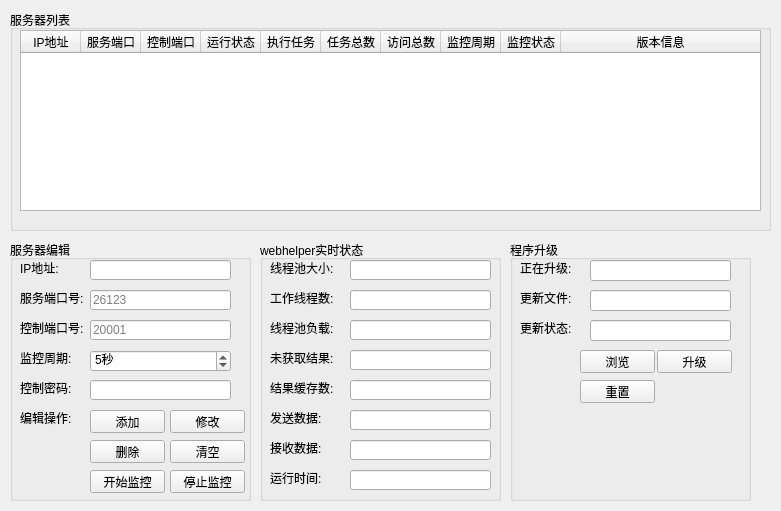
<?xml version="1.0" encoding="UTF-8"?>
<ui version="4.0">
 <class>TabServerWidget</class>
 <widget class="QWidget" name="TabServerWidget">
  <property name="geometry">
   <rect>
    <x>0</x>
    <y>0</y>
    <width>781</width>
    <height>511</height>
   </rect>
  </property>
  <property name="windowTitle">
   <string>Form</string>
  </property>
  <widget class="QGroupBox" name="grpBoxServerEdit">
   <property name="geometry">
    <rect>
     <x>10</x>
     <y>240</y>
     <width>241</width>
     <height>261</height>
    </rect>
   </property>
   <property name="title">
    <string>服务器编辑</string>
   </property>
   <widget class="QLabel" name="labelA0">
    <property name="geometry">
     <rect>
      <x>10</x>
      <y>20</y>
      <width>61</width>
      <height>16</height>
     </rect>
    </property>
    <property name="text">
     <string>IP地址:</string>
    </property>
   </widget>
   <widget class="QLabel" name="labelA1">
    <property name="geometry">
     <rect>
      <x>10</x>
      <y>50</y>
      <width>71</width>
      <height>16</height>
     </rect>
    </property>
    <property name="text">
     <string>服务端口号:</string>
    </property>
   </widget>
   <widget class="QLineEdit" name="lineIpAddr">
    <property name="geometry">
     <rect>
      <x>80</x>
      <y>20</y>
      <width>141</width>
      <height>20</height>
     </rect>
    </property>
    <property name="text">
     <string/>
    </property>
   </widget>
   <widget class="QLineEdit" name="lineServerPort">
    <property name="geometry">
     <rect>
      <x>80</x>
      <y>50</y>
      <width>141</width>
      <height>20</height>
     </rect>
    </property>
    <property name="text">
     <string/>
    </property>
    <property name="placeholderText">
     <string>26123</string>
    </property>
   </widget>
   <widget class="QLineEdit" name="lineCtrlPort">
    <property name="geometry">
     <rect>
      <x>80</x>
      <y>80</y>
      <width>141</width>
      <height>20</height>
     </rect>
    </property>
    <property name="text">
     <string/>
    </property>
    <property name="placeholderText">
     <string>20001</string>
    </property>
   </widget>
   <widget class="QLabel" name="labelA5">
    <property name="geometry">
     <rect>
      <x>10</x>
      <y>170</y>
      <width>61</width>
      <height>16</height>
     </rect>
    </property>
    <property name="text">
     <string>编辑操作:</string>
    </property>
   </widget>
   <widget class="QLineEdit" name="lineCtrlPwd">
    <property name="geometry">
     <rect>
      <x>80</x>
      <y>140</y>
      <width>141</width>
      <height>20</height>
     </rect>
    </property>
    <property name="text">
     <string/>
    </property>
    <property name="echoMode">
     <enum>QLineEdit::Password</enum>
    </property>
   </widget>
   <widget class="QLabel" name="labelA4">
    <property name="geometry">
     <rect>
      <x>10</x>
      <y>140</y>
      <width>61</width>
      <height>16</height>
     </rect>
    </property>
    <property name="text">
     <string>控制密码:</string>
    </property>
   </widget>
   <widget class="QLabel" name="labelA3">
    <property name="geometry">
     <rect>
      <x>10</x>
      <y>110</y>
      <width>61</width>
      <height>16</height>
     </rect>
    </property>
    <property name="text">
     <string>监控周期:</string>
    </property>
   </widget>
   <widget class="QSpinBox" name="spinBoxMonitorPeriod">
    <property name="geometry">
     <rect>
      <x>80</x>
      <y>110</y>
      <width>141</width>
      <height>22</height>
     </rect>
    </property>
    <property name="buttonSymbols">
     <enum>QAbstractSpinBox::UpDownArrows</enum>
    </property>
    <property name="specialValueText">
     <string/>
    </property>
    <property name="suffix">
     <string>秒</string>
    </property>
    <property name="minimum">
     <number>1</number>
    </property>
    <property name="maximum">
     <number>3600</number>
    </property>
    <property name="value">
     <number>5</number>
    </property>
   </widget>
   <widget class="QLabel" name="labelA2">
    <property name="geometry">
     <rect>
      <x>10</x>
      <y>80</y>
      <width>71</width>
      <height>16</height>
     </rect>
    </property>
    <property name="text">
     <string>控制端口号:</string>
    </property>
   </widget>
   <widget class="QPushButton" name="btnSrvAdd">
    <property name="geometry">
     <rect>
      <x>80</x>
      <y>170</y>
      <width>75</width>
      <height>23</height>
     </rect>
    </property>
    <property name="text">
     <string>添加</string>
    </property>
   </widget>
   <widget class="QPushButton" name="btnSrvModify">
    <property name="geometry">
     <rect>
      <x>160</x>
      <y>170</y>
      <width>75</width>
      <height>23</height>
     </rect>
    </property>
    <property name="text">
     <string>修改</string>
    </property>
   </widget>
   <widget class="QPushButton" name="btnSrvDelete">
    <property name="geometry">
     <rect>
      <x>80</x>
      <y>200</y>
      <width>75</width>
      <height>23</height>
     </rect>
    </property>
    <property name="text">
     <string>删除</string>
    </property>
   </widget>
   <widget class="QPushButton" name="btnSrvStartMonitor">
    <property name="geometry">
     <rect>
      <x>80</x>
      <y>230</y>
      <width>75</width>
      <height>23</height>
     </rect>
    </property>
    <property name="text">
     <string>开始监控</string>
    </property>
   </widget>
   <widget class="QPushButton" name="btnSrvStopMonitor">
    <property name="geometry">
     <rect>
      <x>160</x>
      <y>230</y>
      <width>75</width>
      <height>23</height>
     </rect>
    </property>
    <property name="text">
     <string>停止监控</string>
    </property>
   </widget>
   <widget class="QPushButton" name="btnSrvClearList">
    <property name="geometry">
     <rect>
      <x>160</x>
      <y>200</y>
      <width>75</width>
      <height>23</height>
     </rect>
    </property>
    <property name="text">
     <string>清空</string>
    </property>
   </widget>
  </widget>
  <widget class="QGroupBox" name="grpBoxUpdate">
   <property name="geometry">
    <rect>
     <x>510</x>
     <y>240</y>
     <width>241</width>
     <height>261</height>
    </rect>
   </property>
   <property name="title">
    <string>程序升级</string>
   </property>
   <widget class="QLabel" name="labelC0">
    <property name="geometry">
     <rect>
      <x>10</x>
      <y>20</y>
      <width>61</width>
      <height>16</height>
     </rect>
    </property>
    <property name="text">
     <string>正在升级:</string>
    </property>
   </widget>
   <widget class="QLabel" name="labelC1">
    <property name="geometry">
     <rect>
      <x>10</x>
      <y>50</y>
      <width>61</width>
      <height>16</height>
     </rect>
    </property>
    <property name="text">
     <string>更新文件:</string>
    </property>
   </widget>
   <widget class="QLineEdit" name="lineUpdateFilePath">
    <property name="geometry">
     <rect>
      <x>80</x>
      <y>50</y>
      <width>141</width>
      <height>21</height>
     </rect>
    </property>
    <property name="styleSheet">
     <string notr="true"/>
    </property>
    <property name="text">
     <string/>
    </property>
    <property name="frame">
     <bool>true</bool>
    </property>
    <property name="alignment">
     <set>Qt::AlignLeading|Qt::AlignLeft|Qt::AlignVCenter</set>
    </property>
    <property name="dragEnabled">
     <bool>false</bool>
    </property>
    <property name="readOnly">
     <bool>false</bool>
    </property>
   </widget>
   <widget class="QPushButton" name="btnUpdate">
    <property name="geometry">
     <rect>
      <x>147</x>
      <y>110</y>
      <width>75</width>
      <height>23</height>
     </rect>
    </property>
    <property name="text">
     <string>升级</string>
    </property>
   </widget>
   <widget class="QLabel" name="labelC2">
    <property name="geometry">
     <rect>
      <x>10</x>
      <y>80</y>
      <width>61</width>
      <height>16</height>
     </rect>
    </property>
    <property name="text">
     <string>更新状态:</string>
    </property>
   </widget>
   <widget class="QPushButton" name="btnScanFile">
    <property name="geometry">
     <rect>
      <x>70</x>
      <y>110</y>
      <width>75</width>
      <height>23</height>
     </rect>
    </property>
    <property name="text">
     <string>浏览</string>
    </property>
   </widget>
   <widget class="QPushButton" name="btnReset">
    <property name="geometry">
     <rect>
      <x>70</x>
      <y>140</y>
      <width>75</width>
      <height>23</height>
     </rect>
    </property>
    <property name="text">
     <string>重置</string>
    </property>
   </widget>
   <widget class="QLineEdit" name="lineUpdateState">
    <property name="geometry">
     <rect>
      <x>80</x>
      <y>80</y>
      <width>141</width>
      <height>21</height>
     </rect>
    </property>
    <property name="styleSheet">
     <string notr="true"/>
    </property>
    <property name="text">
     <string/>
    </property>
    <property name="frame">
     <bool>true</bool>
    </property>
    <property name="alignment">
     <set>Qt::AlignLeading|Qt::AlignLeft|Qt::AlignVCenter</set>
    </property>
    <property name="dragEnabled">
     <bool>false</bool>
    </property>
    <property name="readOnly">
     <bool>true</bool>
    </property>
   </widget>
   <widget class="QLineEdit" name="lineUpdatingServer">
    <property name="geometry">
     <rect>
      <x>80</x>
      <y>20</y>
      <width>141</width>
      <height>21</height>
     </rect>
    </property>
    <property name="styleSheet">
     <string notr="true"/>
    </property>
    <property name="text">
     <string/>
    </property>
    <property name="frame">
     <bool>true</bool>
    </property>
    <property name="alignment">
     <set>Qt::AlignLeading|Qt::AlignLeft|Qt::AlignVCenter</set>
    </property>
    <property name="dragEnabled">
     <bool>false</bool>
    </property>
    <property name="readOnly">
     <bool>true</bool>
    </property>
   </widget>
  </widget>
  <widget class="QGroupBox" name="grpBoxRtState">
   <property name="geometry">
    <rect>
     <x>260</x>
     <y>240</y>
     <width>241</width>
     <height>261</height>
    </rect>
   </property>
   <property name="title">
    <string>webhelper实时状态</string>
   </property>
   <widget class="QLabel" name="labelB5">
    <property name="geometry">
     <rect>
      <x>10</x>
      <y>170</y>
      <width>61</width>
      <height>16</height>
     </rect>
    </property>
    <property name="text">
     <string>发送数据:</string>
    </property>
   </widget>
   <widget class="QLineEdit" name="lineSendSize">
    <property name="geometry">
     <rect>
      <x>90</x>
      <y>170</y>
      <width>141</width>
      <height>20</height>
     </rect>
    </property>
    <property name="styleSheet">
     <string notr="true"/>
    </property>
    <property name="text">
     <string/>
    </property>
    <property name="alignment">
     <set>Qt::AlignRight|Qt::AlignTrailing|Qt::AlignVCenter</set>
    </property>
    <property name="readOnly">
     <bool>true</bool>
    </property>
   </widget>
   <widget class="QLineEdit" name="lineRecvSize">
    <property name="geometry">
     <rect>
      <x>90</x>
      <y>200</y>
      <width>141</width>
      <height>20</height>
     </rect>
    </property>
    <property name="styleSheet">
     <string notr="true"/>
    </property>
    <property name="text">
     <string/>
    </property>
    <property name="alignment">
     <set>Qt::AlignRight|Qt::AlignTrailing|Qt::AlignVCenter</set>
    </property>
    <property name="readOnly">
     <bool>true</bool>
    </property>
   </widget>
   <widget class="QLabel" name="labelB6">
    <property name="geometry">
     <rect>
      <x>10</x>
      <y>200</y>
      <width>61</width>
      <height>16</height>
     </rect>
    </property>
    <property name="text">
     <string>接收数据:</string>
    </property>
   </widget>
   <widget class="QLabel" name="labelB0">
    <property name="geometry">
     <rect>
      <x>10</x>
      <y>20</y>
      <width>71</width>
      <height>16</height>
     </rect>
    </property>
    <property name="text">
     <string>线程池大小:</string>
    </property>
   </widget>
   <widget class="QLineEdit" name="lineThreadPoolSize">
    <property name="geometry">
     <rect>
      <x>90</x>
      <y>20</y>
      <width>141</width>
      <height>20</height>
     </rect>
    </property>
    <property name="styleSheet">
     <string notr="true"/>
    </property>
    <property name="text">
     <string/>
    </property>
    <property name="alignment">
     <set>Qt::AlignRight|Qt::AlignTrailing|Qt::AlignVCenter</set>
    </property>
    <property name="readOnly">
     <bool>true</bool>
    </property>
   </widget>
   <widget class="QLineEdit" name="lineWorkThreadCount">
    <property name="geometry">
     <rect>
      <x>90</x>
      <y>50</y>
      <width>141</width>
      <height>20</height>
     </rect>
    </property>
    <property name="styleSheet">
     <string notr="true"/>
    </property>
    <property name="text">
     <string/>
    </property>
    <property name="alignment">
     <set>Qt::AlignRight|Qt::AlignTrailing|Qt::AlignVCenter</set>
    </property>
    <property name="readOnly">
     <bool>true</bool>
    </property>
   </widget>
   <widget class="QLabel" name="labelB1">
    <property name="geometry">
     <rect>
      <x>10</x>
      <y>50</y>
      <width>71</width>
      <height>16</height>
     </rect>
    </property>
    <property name="text">
     <string>工作线程数:</string>
    </property>
   </widget>
   <widget class="QLineEdit" name="lineRunTime">
    <property name="geometry">
     <rect>
      <x>90</x>
      <y>230</y>
      <width>141</width>
      <height>20</height>
     </rect>
    </property>
    <property name="styleSheet">
     <string notr="true"/>
    </property>
    <property name="text">
     <string/>
    </property>
    <property name="alignment">
     <set>Qt::AlignRight|Qt::AlignTrailing|Qt::AlignVCenter</set>
    </property>
    <property name="readOnly">
     <bool>true</bool>
    </property>
   </widget>
   <widget class="QLabel" name="labelB7">
    <property name="geometry">
     <rect>
      <x>10</x>
      <y>230</y>
      <width>61</width>
      <height>16</height>
     </rect>
    </property>
    <property name="text">
     <string>运行时间:</string>
    </property>
   </widget>
   <widget class="QLineEdit" name="lineThreadPoolLoad">
    <property name="geometry">
     <rect>
      <x>90</x>
      <y>80</y>
      <width>141</width>
      <height>20</height>
     </rect>
    </property>
    <property name="styleSheet">
     <string notr="true"/>
    </property>
    <property name="text">
     <string/>
    </property>
    <property name="alignment">
     <set>Qt::AlignRight|Qt::AlignTrailing|Qt::AlignVCenter</set>
    </property>
    <property name="readOnly">
     <bool>true</bool>
    </property>
   </widget>
   <widget class="QLabel" name="labelB2">
    <property name="geometry">
     <rect>
      <x>10</x>
      <y>80</y>
      <width>71</width>
      <height>16</height>
     </rect>
    </property>
    <property name="text">
     <string>线程池负载:</string>
    </property>
   </widget>
   <widget class="QLineEdit" name="lineUnGetResultNum">
    <property name="geometry">
     <rect>
      <x>90</x>
      <y>110</y>
      <width>141</width>
      <height>20</height>
     </rect>
    </property>
    <property name="styleSheet">
     <string notr="true"/>
    </property>
    <property name="text">
     <string/>
    </property>
    <property name="alignment">
     <set>Qt::AlignRight|Qt::AlignTrailing|Qt::AlignVCenter</set>
    </property>
    <property name="readOnly">
     <bool>true</bool>
    </property>
   </widget>
   <widget class="QLabel" name="labelB3">
    <property name="geometry">
     <rect>
      <x>10</x>
      <y>110</y>
      <width>81</width>
      <height>16</height>
     </rect>
    </property>
    <property name="text">
     <string>未获取结果:</string>
    </property>
   </widget>
   <widget class="QLineEdit" name="lineResultCacheCount">
    <property name="geometry">
     <rect>
      <x>90</x>
      <y>140</y>
      <width>141</width>
      <height>20</height>
     </rect>
    </property>
    <property name="styleSheet">
     <string notr="true"/>
    </property>
    <property name="text">
     <string/>
    </property>
    <property name="alignment">
     <set>Qt::AlignRight|Qt::AlignTrailing|Qt::AlignVCenter</set>
    </property>
    <property name="readOnly">
     <bool>true</bool>
    </property>
   </widget>
   <widget class="QLabel" name="labelB4">
    <property name="geometry">
     <rect>
      <x>10</x>
      <y>140</y>
      <width>81</width>
      <height>16</height>
     </rect>
    </property>
    <property name="text">
     <string>结果缓存数:</string>
    </property>
   </widget>
  </widget>
  <widget class="QGroupBox" name="grpBoxServer">
   <property name="geometry">
    <rect>
     <x>10</x>
     <y>10</y>
     <width>761</width>
     <height>221</height>
    </rect>
   </property>
   <property name="title">
    <string>服务器列表</string>
   </property>
   <widget class="QTableWidget" name="tableServer">
    <property name="geometry">
     <rect>
      <x>10</x>
      <y>20</y>
      <width>741</width>
      <height>181</height>
     </rect>
    </property>
    <property name="autoFillBackground">
     <bool>false</bool>
    </property>
    <property name="styleSheet">
     <string notr="true"/>
    </property>
    <property name="lineWidth">
     <number>1</number>
    </property>
    <property name="editTriggers">
     <set>QAbstractItemView::NoEditTriggers</set>
    </property>
    <property name="dragEnabled">
     <bool>false</bool>
    </property>
    <property name="selectionMode">
     <enum>QAbstractItemView::ExtendedSelection</enum>
    </property>
    <property name="selectionBehavior">
     <enum>QAbstractItemView::SelectRows</enum>
    </property>
    <property name="textElideMode">
     <enum>Qt::ElideRight</enum>
    </property>
    <property name="showGrid">
     <bool>true</bool>
    </property>
    <property name="gridStyle">
     <enum>Qt::SolidLine</enum>
    </property>
    <property name="sortingEnabled">
     <bool>false</bool>
    </property>
    <attribute name="horizontalHeaderCascadingSectionResizes">
     <bool>false</bool>
    </attribute>
    <attribute name="horizontalHeaderDefaultSectionSize">
     <number>60</number>
    </attribute>
    <attribute name="horizontalHeaderHighlightSections">
     <bool>false</bool>
    </attribute>
    <attribute name="horizontalHeaderMinimumSectionSize">
     <number>21</number>
    </attribute>
    <attribute name="horizontalHeaderShowSortIndicator" stdset="0">
     <bool>false</bool>
    </attribute>
    <attribute name="horizontalHeaderStretchLastSection">
     <bool>true</bool>
    </attribute>
    <attribute name="verticalHeaderVisible">
     <bool>true</bool>
    </attribute>
    <attribute name="verticalHeaderDefaultSectionSize">
     <number>30</number>
    </attribute>
    <attribute name="verticalHeaderHighlightSections">
     <bool>false</bool>
    </attribute>
    <attribute name="verticalHeaderMinimumSectionSize">
     <number>21</number>
    </attribute>
    <attribute name="verticalHeaderStretchLastSection">
     <bool>false</bool>
    </attribute>
    <column>
     <property name="text">
      <string>IP地址</string>
     </property>
    </column>
    <column>
     <property name="text">
      <string>服务端口</string>
     </property>
    </column>
    <column>
     <property name="text">
      <string>控制端口</string>
     </property>
    </column>
    <column>
     <property name="text">
      <string>运行状态</string>
     </property>
    </column>
    <column>
     <property name="text">
      <string>执行任务</string>
     </property>
    </column>
    <column>
     <property name="text">
      <string>任务总数</string>
     </property>
    </column>
    <column>
     <property name="text">
      <string>访问总数</string>
     </property>
    </column>
    <column>
     <property name="text">
      <string>监控周期</string>
     </property>
    </column>
    <column>
     <property name="text">
      <string>监控状态</string>
     </property>
    </column>
    <column>
     <property name="text">
      <string>版本信息</string>
     </property>
    </column>
   </widget>
  </widget>
 </widget>
 <tabstops>
  <tabstop>tableServer</tabstop>
  <tabstop>lineIpAddr</tabstop>
  <tabstop>lineServerPort</tabstop>
  <tabstop>lineCtrlPort</tabstop>
  <tabstop>spinBoxMonitorPeriod</tabstop>
  <tabstop>lineCtrlPwd</tabstop>
  <tabstop>btnSrvAdd</tabstop>
  <tabstop>btnSrvModify</tabstop>
  <tabstop>btnSrvDelete</tabstop>
  <tabstop>btnSrvClearList</tabstop>
  <tabstop>btnSrvStartMonitor</tabstop>
  <tabstop>btnSrvStopMonitor</tabstop>
  <tabstop>lineThreadPoolSize</tabstop>
  <tabstop>lineWorkThreadCount</tabstop>
  <tabstop>lineThreadPoolLoad</tabstop>
  <tabstop>lineUnGetResultNum</tabstop>
  <tabstop>lineSendSize</tabstop>
  <tabstop>lineRecvSize</tabstop>
  <tabstop>lineRunTime</tabstop>
  <tabstop>lineUpdateFilePath</tabstop>
  <tabstop>lineUpdateState</tabstop>
  <tabstop>btnScanFile</tabstop>
  <tabstop>btnUpdate</tabstop>
  <tabstop>btnReset</tabstop>
 </tabstops>
 <resources/>
 <connections/>
</ui>
